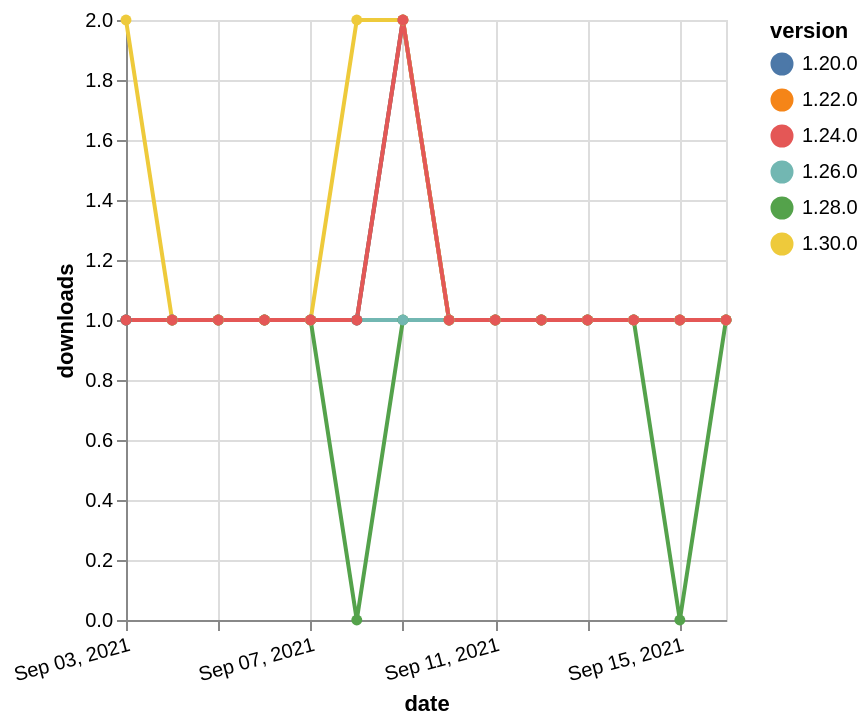

Describe this chart as a Vega-Lite specification.
### Vega-Lite specification from a JSON file in a GitHub repository (floating-point values rounded to 4 significant figures)
{"$schema": "https://vega.github.io/schema/vega-lite/v5.json", "description": "A simple bar chart with embedded data.", "data": {"values": [{"date": "2021-09-03", "total": 174, "delta": 1, "version": "1.22.0"}, {"date": "2021-09-04", "total": 175, "delta": 1, "version": "1.22.0"}, {"date": "2021-09-05", "total": 176, "delta": 1, "version": "1.22.0"}, {"date": "2021-09-06", "total": 177, "delta": 1, "version": "1.22.0"}, {"date": "2021-09-07", "total": 178, "delta": 1, "version": "1.22.0"}, {"date": "2021-09-08", "total": 179, "delta": 1, "version": "1.22.0"}, {"date": "2021-09-09", "total": 181, "delta": 2, "version": "1.22.0"}, {"date": "2021-09-10", "total": 182, "delta": 1, "version": "1.22.0"}, {"date": "2021-09-11", "total": 183, "delta": 1, "version": "1.22.0"}, {"date": "2021-09-12", "total": 184, "delta": 1, "version": "1.22.0"}, {"date": "2021-09-13", "total": 185, "delta": 1, "version": "1.22.0"}, {"date": "2021-09-14", "total": 186, "delta": 1, "version": "1.22.0"}, {"date": "2021-09-15", "total": 187, "delta": 1, "version": "1.22.0"}, {"date": "2021-09-16", "total": 188, "delta": 1, "version": "1.22.0"}, {"date": "2021-09-03", "total": 166, "delta": 1, "version": "1.28.0"}, {"date": "2021-09-04", "total": 167, "delta": 1, "version": "1.28.0"}, {"date": "2021-09-05", "total": 168, "delta": 1, "version": "1.28.0"}, {"date": "2021-09-06", "total": 169, "delta": 1, "version": "1.28.0"}, {"date": "2021-09-07", "total": 170, "delta": 1, "version": "1.28.0"}, {"date": "2021-09-08", "total": 170, "delta": 0, "version": "1.28.0"}, {"date": "2021-09-09", "total": 171, "delta": 1, "version": "1.28.0"}, {"date": "2021-09-10", "total": 172, "delta": 1, "version": "1.28.0"}, {"date": "2021-09-11", "total": 173, "delta": 1, "version": "1.28.0"}, {"date": "2021-09-12", "total": 174, "delta": 1, "version": "1.28.0"}, {"date": "2021-09-13", "total": 175, "delta": 1, "version": "1.28.0"}, {"date": "2021-09-14", "total": 176, "delta": 1, "version": "1.28.0"}, {"date": "2021-09-15", "total": 176, "delta": 0, "version": "1.28.0"}, {"date": "2021-09-16", "total": 177, "delta": 1, "version": "1.28.0"}, {"date": "2021-09-03", "total": 137, "delta": 1, "version": "1.26.0"}, {"date": "2021-09-04", "total": 138, "delta": 1, "version": "1.26.0"}, {"date": "2021-09-05", "total": 139, "delta": 1, "version": "1.26.0"}, {"date": "2021-09-06", "total": 140, "delta": 1, "version": "1.26.0"}, {"date": "2021-09-07", "total": 141, "delta": 1, "version": "1.26.0"}, {"date": "2021-09-08", "total": 142, "delta": 1, "version": "1.26.0"}, {"date": "2021-09-09", "total": 143, "delta": 1, "version": "1.26.0"}, {"date": "2021-09-10", "total": 144, "delta": 1, "version": "1.26.0"}, {"date": "2021-09-11", "total": 145, "delta": 1, "version": "1.26.0"}, {"date": "2021-09-12", "total": 146, "delta": 1, "version": "1.26.0"}, {"date": "2021-09-13", "total": 147, "delta": 1, "version": "1.26.0"}, {"date": "2021-09-14", "total": 148, "delta": 1, "version": "1.26.0"}, {"date": "2021-09-15", "total": 149, "delta": 1, "version": "1.26.0"}, {"date": "2021-09-16", "total": 150, "delta": 1, "version": "1.26.0"}, {"date": "2021-09-03", "total": 213, "delta": 1, "version": "1.20.0"}, {"date": "2021-09-04", "total": 214, "delta": 1, "version": "1.20.0"}, {"date": "2021-09-05", "total": 215, "delta": 1, "version": "1.20.0"}, {"date": "2021-09-06", "total": 216, "delta": 1, "version": "1.20.0"}, {"date": "2021-09-07", "total": 217, "delta": 1, "version": "1.20.0"}, {"date": "2021-09-08", "total": 218, "delta": 1, "version": "1.20.0"}, {"date": "2021-09-09", "total": 220, "delta": 2, "version": "1.20.0"}, {"date": "2021-09-10", "total": 221, "delta": 1, "version": "1.20.0"}, {"date": "2021-09-11", "total": 222, "delta": 1, "version": "1.20.0"}, {"date": "2021-09-12", "total": 223, "delta": 1, "version": "1.20.0"}, {"date": "2021-09-13", "total": 224, "delta": 1, "version": "1.20.0"}, {"date": "2021-09-14", "total": 225, "delta": 1, "version": "1.20.0"}, {"date": "2021-09-15", "total": 226, "delta": 1, "version": "1.20.0"}, {"date": "2021-09-16", "total": 227, "delta": 1, "version": "1.20.0"}, {"date": "2021-09-03", "total": 115, "delta": 2, "version": "1.30.0"}, {"date": "2021-09-04", "total": 116, "delta": 1, "version": "1.30.0"}, {"date": "2021-09-05", "total": 117, "delta": 1, "version": "1.30.0"}, {"date": "2021-09-06", "total": 118, "delta": 1, "version": "1.30.0"}, {"date": "2021-09-07", "total": 119, "delta": 1, "version": "1.30.0"}, {"date": "2021-09-08", "total": 121, "delta": 2, "version": "1.30.0"}, {"date": "2021-09-09", "total": 123, "delta": 2, "version": "1.30.0"}, {"date": "2021-09-10", "total": 124, "delta": 1, "version": "1.30.0"}, {"date": "2021-09-11", "total": 125, "delta": 1, "version": "1.30.0"}, {"date": "2021-09-12", "total": 126, "delta": 1, "version": "1.30.0"}, {"date": "2021-09-13", "total": 127, "delta": 1, "version": "1.30.0"}, {"date": "2021-09-14", "total": 128, "delta": 1, "version": "1.30.0"}, {"date": "2021-09-15", "total": 129, "delta": 1, "version": "1.30.0"}, {"date": "2021-09-16", "total": 130, "delta": 1, "version": "1.30.0"}, {"date": "2021-09-03", "total": 160, "delta": 1, "version": "1.24.0"}, {"date": "2021-09-04", "total": 161, "delta": 1, "version": "1.24.0"}, {"date": "2021-09-05", "total": 162, "delta": 1, "version": "1.24.0"}, {"date": "2021-09-06", "total": 163, "delta": 1, "version": "1.24.0"}, {"date": "2021-09-07", "total": 164, "delta": 1, "version": "1.24.0"}, {"date": "2021-09-08", "total": 165, "delta": 1, "version": "1.24.0"}, {"date": "2021-09-09", "total": 167, "delta": 2, "version": "1.24.0"}, {"date": "2021-09-10", "total": 168, "delta": 1, "version": "1.24.0"}, {"date": "2021-09-11", "total": 169, "delta": 1, "version": "1.24.0"}, {"date": "2021-09-12", "total": 170, "delta": 1, "version": "1.24.0"}, {"date": "2021-09-13", "total": 171, "delta": 1, "version": "1.24.0"}, {"date": "2021-09-14", "total": 172, "delta": 1, "version": "1.24.0"}, {"date": "2021-09-15", "total": 173, "delta": 1, "version": "1.24.0"}, {"date": "2021-09-16", "total": 174, "delta": 1, "version": "1.24.0"}]}, "width": "container", "mark": {"type": "line", "point": {"filled": true}}, "encoding": {"x": {"field": "date", "type": "temporal", "timeUnit": "yearmonthdate", "title": "date", "axis": {"labelAngle": -15}}, "y": {"field": "delta", "type": "quantitative", "title": "downloads"}, "color": {"field": "version", "type": "nominal"}, "tooltip": {"field": "delta"}}}
